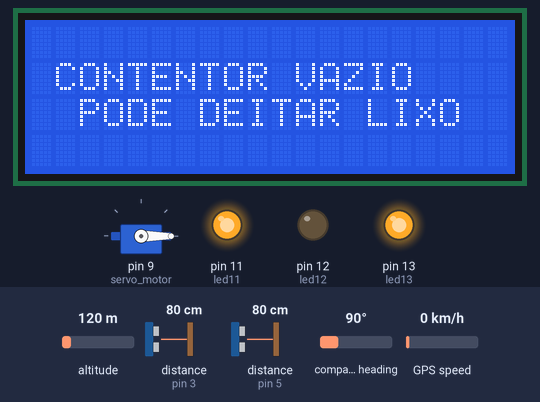
Recording of a sketch running on a simulated Arduino Uno, built with avr-gcc and run on an emulated ATmega328P. On the bench: 20×4 character LCD, servo, output pins drawn as LEDs (lit = HIGH). Wiring (inferred from the names in the program): 2 × ultrasonic range finder: trigger pin 2, echo pin 3 / trigger pin 4, echo pin 5. The inputs (shaded band) are chosen by the test bench; at power-on: distance to the obstacle (sensors on pin 5, pin 3) 80 cm, altitude 120 m, compass heading 90°, GPS speed 0 km/h. The echo pulse lasts 58.3 µs per cm; the GPS gets a fix after 3 s at 37.7749, -122.4194 with 8 satellites; the modem accepts every AT command (registered, SIM ready, sends succeed) and sends nothing else; pins used as bus, display or sensor lines are not drawn; what the sketch prints to the serial monitor is not drawn.

Above: at 1.2 s.
1.3 s: distance to the obstacle (sensor on pin 5) set to 32 cm
5.3 s: distance to the obstacle (sensor on pin 5) set to 27 cm
At 5.58 s:
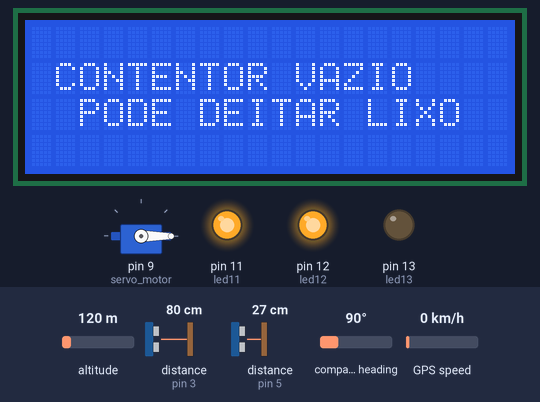
At 6.0 s:
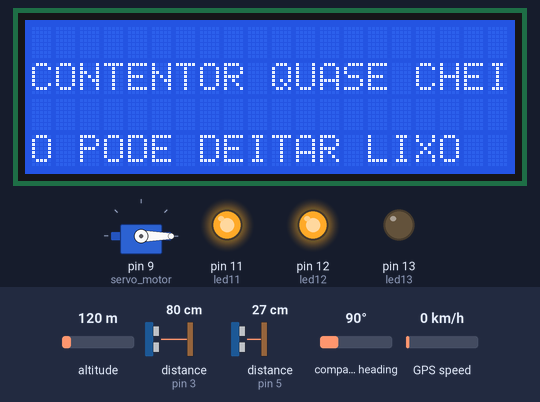
7.1 s: distance to the obstacle (sensor on pin 5) set to 18 cm
8.6 s: distance to the obstacle (sensor on pin 5) set to 14 cm
At 10.1 s:
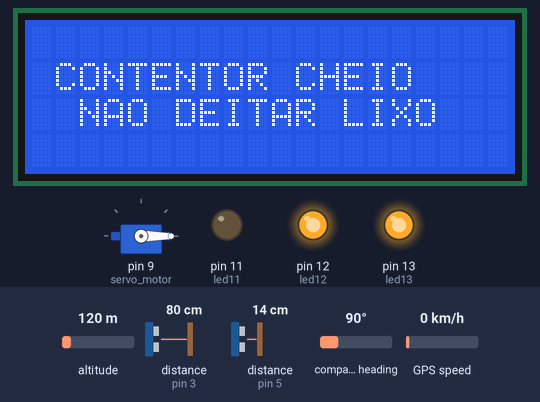
10.9 s: distance to the obstacle (sensor on pin 3) set to 11 cm
14.7 s: distance to the obstacle (sensor on pin 3) set to 8 cm
At 18.6 s:
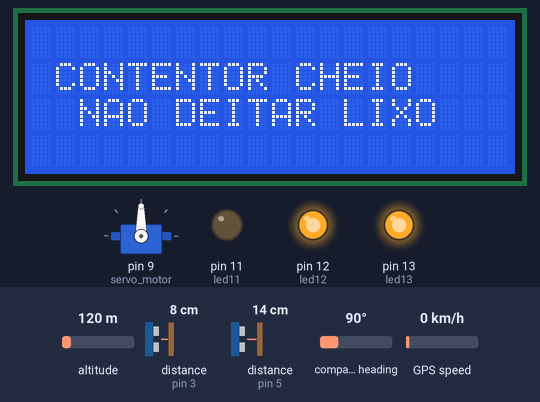
Timing chart, 0 to 19.8 s (numbered marks = the images above; inputs shaded):
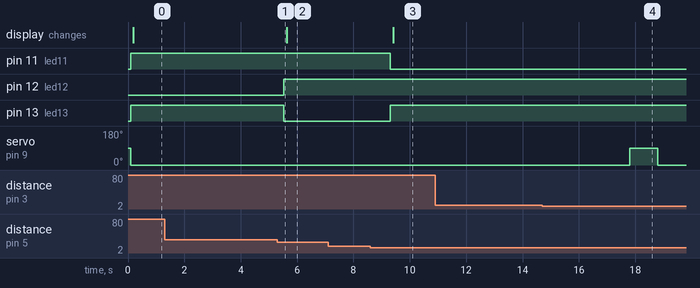

Measured:
- the behaviour switches between 31 and 30 cm on distance to the obstacle (sensor on pin 5) (found by bisection; images 0 and 1)
- the behaviour switches between 16 and 15 cm on distance to the obstacle (sensor on pin 5) (found by bisection; images 2 and 3)
- the behaviour switches between 10 and 9 cm on distance to the obstacle (sensor on pin 3) (found by bisection; images 3 and 4)
- after the input at 1.3 s, every drawn part: stays the same
- after the input at 5.3 s, pin 12 (led12): LOW → HIGH after 0.23 s; pin 13 (led13): HIGH → LOW after 0.23 s
- after the input at 7.1 s, every drawn part: stays the same
- after the input at 8.6 s, pin 11 (led11): HIGH → LOW after 0.70 s; pin 13 (led13): LOW → HIGH after 0.70 s; the display: changes after 0.81 s (image 3)
- after the input at 10.9 s, every drawn part: stays the same
- after the input at 14.7 s, servo on pin 9 (servo_motor): 0° → 90° after 3.1 s, → 0° 1.0 s later

The sketch:

GPS_GSM_PROF_NANGA1.0.ino
```cpp
//Inclusão de bibliotecas
#include<SoftwareSerial.h>
#include<TinyGPS.h>
#include <Servo.h>
#include <LiquidCrystal_I2C.h>

SoftwareSerial mySerial(7,8);
SoftwareSerial SerialGPS(10, 6);
TinyGPS GPS;

float lat, lon, vel;
unsigned long data, hora;
unsigned short sat;
char msg;
  String urlMapa;

// Define os pinos dos módulos ultrassônicos
const int trigPin1 = 2;
const int echoPin1 = 3;
const int trigPin2 = 4;
const int echoPin2 = 5;

int led12 = 12;//verde
int led11 = 11;//vermelho
int led13 = 13;//amarelo
LiquidCrystal_I2C lcd(0x27,20,4);

// Define variáveis para armazenar os tempos de ida e volta do som
long duration1, duration2;

//Instaciar objecto
Servo servo_motor;

// Define variáveis para armazenar as distâncias medidas
float distance1, distance2;

void setup() {
   lcd.init();                      // initialize the lcd
  lcd.backlight();
  Serial.begin(9600); // Inicializa a comunicação serial para exibir resultados
  SerialGPS.begin(9600);
   Serial.println("Buscando satelites...");
  mySerial.begin(9600);
  pinMode(trigPin1, OUTPUT);
  pinMode(echoPin1, INPUT);
  pinMode(trigPin2, OUTPUT);
  pinMode(echoPin2, INPUT);
  pinMode(led13, OUTPUT);
  pinMode(led12, OUTPUT);
  pinMode(led11, OUTPUT);

  servo_motor.attach(9);

  digitalWrite(led13, LOW);
  digitalWrite(led12, LOW);
  digitalWrite(led11, LOW);
}

void loop() {

 while (SerialGPS.available()) {
    if (GPS.encode(SerialGPS.read())) {

      //Hora e data
      GPS.get_datetime(&data, &hora);

      Serial.print("--");
      Serial.print(hora / 1000000);
      Serial.print(":");
      Serial.print((hora % 1000000) / 10000);
      Serial.print(":");
      Serial.print((hora % 10000) / 100);
      Serial.print("--");

      Serial.print(data / 10000);
      Serial.print("/");
      Serial.print((data % 10000) / 100);
      Serial.print("/");
      Serial.print(data % 100);
      Serial.println("--");

      //latitude e longitude
      GPS.f_get_position(&lat, &lon);

      Serial.print("Latitude: ");
      Serial.println(lat, 6);
      Serial.print("Longitude: ");
      Serial.println(lon, 6);
       urlMapa = "Local Identificado: https://maps.google.com/maps/?&z=10&q=";
           urlMapa += String(lat,6);
           urlMapa += ",";
           urlMapa += String(lon,6);
           Serial.println(urlMapa);

      //velocidade
      vel = GPS.f_speed_kmph();

      Serial.print("Velocidade: ");
      Serial.println(vel);

      //Satelites
      sat = GPS.satellites();

      if (sat != TinyGPS::GPS_INVALID_SATELLITES) {
        Serial.print("Satelites: ");
        Serial.println(sat);
      }

      Serial.println("");
    }
  }


  // Medição do Módulo 1
  digitalWrite(trigPin1, LOW);
  delayMicroseconds(2);
  digitalWrite(trigPin1, HIGH);
  delayMicroseconds(10);
  digitalWrite(trigPin1, LOW);
  duration1 = pulseIn(echoPin1, HIGH);
  distance1 = duration1 * 0.034 / 2; // Conversão para cm

  // Medição do Módulo 2
  digitalWrite(trigPin2, LOW);
  delayMicroseconds(2);
  digitalWrite(trigPin2, HIGH);
  delayMicroseconds(10);
  digitalWrite(trigPin2, LOW);
  duration2 = pulseIn(echoPin2, HIGH);
  distance2 = duration2 * 0.034 / 2; // Conversão para cm

  // Exibe os resultados
  Serial.print("Distância Módulo 1: ");
  Serial.print(distance1);
  Serial.print(" cm, Distância Módulo 2: ");
  Serial.print(distance2);
  Serial.println(" cm");

  if(distance1 < 9){
    servo_motor.write(90);
    delay(1000);
    servo_motor.write(0);

    }else{
      servo_motor.write(0);
      }

    if(distance2 < 15){

      digitalWrite(led11, LOW);
      digitalWrite(led12, HIGH);
      digitalWrite(led13, HIGH);
      lcd.init();
      lcd.clear();
      lcd.backlight();
      lcd.setCursor(1,1);
      lcd.print("CONTENTOR CHEIO");
      lcd.setCursor(1,2);
      lcd.print(" NAO DEITAR LIXO");
      SendMessage();

    }

    else if((30>distance2) &&(distance2 > 15)){
      digitalWrite(led11, HIGH);
      digitalWrite(led12, HIGH);
      digitalWrite(led13, LOW);
       lcd.init();
  lcd.clear();
   lcd.backlight();
    lcd.setCursor(0,1);
    lcd.print("CONTENTOR QUASE CHEIO");
   lcd.setCursor(1,3);
   lcd.print(" PODE DEITAR LIXO");

      }else if(distance2 > 30){
      digitalWrite(led11, HIGH);
      digitalWrite(led12, LOW);
      digitalWrite(led13, HIGH);

       lcd.init();
  lcd.clear();
   lcd.backlight();
    lcd.setCursor(1,1);
    lcd.print("CONTENTOR VAZIO");
   lcd.setCursor(1,2);
   lcd.print(" PODE DEITAR LIXO");
      }

 if (mySerial.available()>0) //verifica se existe alguma informação na porta serial do módulo gsm
 Serial.write(mySerial.read());//Caso existir escreve na porta serial do arduino a informação
  delay(200); // Aguarda um intervalo entre as medições
}


void gps()
{

}


void SendMessage()
{


  mySerial.println("AT+CMGF=1");    //Sets the GSM Module in Text Mode
  delay(1000);  // Delay of 1000 milli seconds or 1 second

  mySerial.println("AT+CMGS=\"+244924887649\"\r"); // Replace x with mobile number
  delay(1000);

  mySerial.println("Contentor de lixo esta cheio!!");// The SMS text you want to send
  delay(100);
    mySerial.println(urlMapa);// The SMS text you want to send

  delay(100);
   mySerial.println((char)26);// ASCII code of CTRL+Z
  delay(1000);
}
```
